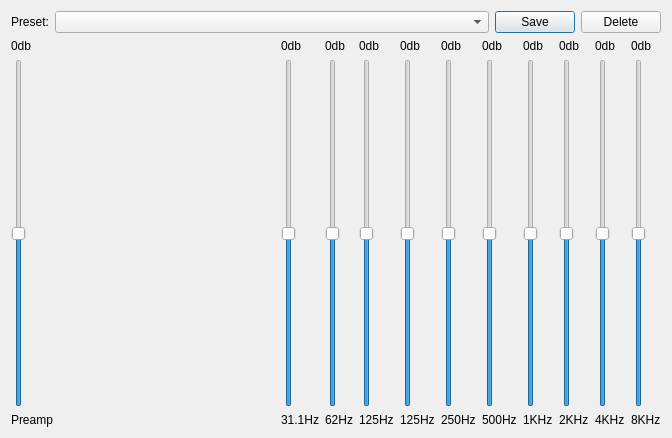
<?xml version="1.0" encoding="UTF-8"?>
<ui version="4.0">
 <class>EqualizerDialog</class>
 <widget class="QDialog" name="EqualizerDialog">
  <property name="geometry">
   <rect>
    <x>0</x>
    <y>0</y>
    <width>672</width>
    <height>438</height>
   </rect>
  </property>
  <property name="windowTitle">
   <string>Equalizer</string>
  </property>
  <layout class="QVBoxLayout" name="verticalLayout_13" stretch="0,1">
   <item>
    <layout class="QHBoxLayout" name="horizontalLayout" stretch="0,1,0,0">
     <item>
      <widget class="QLabel" name="label_23">
       <property name="text">
        <string>Preset:</string>
       </property>
      </widget>
     </item>
     <item>
      <widget class="QComboBox" name="eqPresetComboBox"/>
     </item>
     <item>
      <widget class="QPushButton" name="pushButton">
       <property name="text">
        <string>Save</string>
       </property>
      </widget>
     </item>
     <item>
      <widget class="QPushButton" name="pushButton_2">
       <property name="text">
        <string>Delete</string>
       </property>
      </widget>
     </item>
    </layout>
   </item>
   <item>
    <layout class="QHBoxLayout" name="horizontalLayout_3">
     <item>
      <layout class="QVBoxLayout" name="verticalLayout_12">
       <item>
        <widget class="QLabel" name="band1DbLabel_2">
         <property name="text">
          <string>0db</string>
         </property>
        </widget>
       </item>
       <item>
        <widget class="DoubleSlider" name="preampSlider">
         <property name="minimum">
          <number>-400</number>
         </property>
         <property name="maximum">
          <number>400</number>
         </property>
         <property name="orientation">
          <enum>Qt::Vertical</enum>
         </property>
        </widget>
       </item>
       <item>
        <widget class="QLabel" name="label_7">
         <property name="text">
          <string>Preamp</string>
         </property>
        </widget>
       </item>
      </layout>
     </item>
     <item>
      <layout class="QHBoxLayout" name="horizontalLayout_2">
       <item>
        <layout class="QVBoxLayout" name="verticalLayout">
         <item>
          <widget class="QLabel" name="band1DbLabel">
           <property name="text">
            <string>0db</string>
           </property>
          </widget>
         </item>
         <item>
          <widget class="DoubleSlider" name="band1Slider">
           <property name="minimum">
            <number>-150</number>
           </property>
           <property name="maximum">
            <number>150</number>
           </property>
           <property name="orientation">
            <enum>Qt::Vertical</enum>
           </property>
          </widget>
         </item>
         <item>
          <widget class="QLabel" name="label">
           <property name="text">
            <string>31.1Hz</string>
           </property>
          </widget>
         </item>
        </layout>
       </item>
       <item>
        <layout class="QVBoxLayout" name="verticalLayout_2">
         <item>
          <widget class="QLabel" name="band2DbLabel">
           <property name="text">
            <string>0db</string>
           </property>
          </widget>
         </item>
         <item>
          <widget class="DoubleSlider" name="band2Slider">
           <property name="minimum">
            <number>-150</number>
           </property>
           <property name="maximum">
            <number>150</number>
           </property>
           <property name="orientation">
            <enum>Qt::Vertical</enum>
           </property>
          </widget>
         </item>
         <item>
          <widget class="QLabel" name="label_2">
           <property name="text">
            <string>62Hz</string>
           </property>
          </widget>
         </item>
        </layout>
       </item>
       <item>
        <layout class="QVBoxLayout" name="verticalLayout_3">
         <item>
          <widget class="QLabel" name="band3DbLabel">
           <property name="text">
            <string>0db</string>
           </property>
          </widget>
         </item>
         <item>
          <widget class="DoubleSlider" name="band3Slider">
           <property name="minimum">
            <number>-150</number>
           </property>
           <property name="maximum">
            <number>150</number>
           </property>
           <property name="orientation">
            <enum>Qt::Vertical</enum>
           </property>
          </widget>
         </item>
         <item>
          <widget class="QLabel" name="label_3">
           <property name="text">
            <string>125Hz</string>
           </property>
          </widget>
         </item>
        </layout>
       </item>
       <item>
        <layout class="QVBoxLayout" name="verticalLayout_4">
         <item>
          <widget class="QLabel" name="band4DbLabel">
           <property name="text">
            <string>0db</string>
           </property>
          </widget>
         </item>
         <item>
          <widget class="DoubleSlider" name="band4Slider">
           <property name="minimum">
            <number>-150</number>
           </property>
           <property name="maximum">
            <number>150</number>
           </property>
           <property name="orientation">
            <enum>Qt::Vertical</enum>
           </property>
          </widget>
         </item>
         <item>
          <widget class="QLabel" name="label_4">
           <property name="text">
            <string>125Hz</string>
           </property>
          </widget>
         </item>
        </layout>
       </item>
       <item>
        <layout class="QVBoxLayout" name="verticalLayout_5">
         <item>
          <widget class="QLabel" name="band5DbLabel">
           <property name="text">
            <string>0db</string>
           </property>
          </widget>
         </item>
         <item>
          <widget class="DoubleSlider" name="band5Slider">
           <property name="minimum">
            <number>-150</number>
           </property>
           <property name="maximum">
            <number>150</number>
           </property>
           <property name="orientation">
            <enum>Qt::Vertical</enum>
           </property>
          </widget>
         </item>
         <item>
          <widget class="QLabel" name="label_5">
           <property name="text">
            <string>250Hz</string>
           </property>
          </widget>
         </item>
        </layout>
       </item>
       <item>
        <layout class="QVBoxLayout" name="verticalLayout_6">
         <item>
          <widget class="QLabel" name="band6DbLabel">
           <property name="text">
            <string>0db</string>
           </property>
          </widget>
         </item>
         <item>
          <widget class="DoubleSlider" name="band6Slider">
           <property name="minimum">
            <number>-150</number>
           </property>
           <property name="maximum">
            <number>150</number>
           </property>
           <property name="orientation">
            <enum>Qt::Vertical</enum>
           </property>
           <property name="tickInterval">
            <number>1</number>
           </property>
          </widget>
         </item>
         <item>
          <widget class="QLabel" name="label_6">
           <property name="text">
            <string>500Hz</string>
           </property>
          </widget>
         </item>
        </layout>
       </item>
       <item>
        <layout class="QVBoxLayout" name="verticalLayout_7">
         <item>
          <widget class="QLabel" name="band7DbLabel">
           <property name="text">
            <string>0db</string>
           </property>
          </widget>
         </item>
         <item>
          <widget class="DoubleSlider" name="band7Slider">
           <property name="minimum">
            <number>-150</number>
           </property>
           <property name="maximum">
            <number>150</number>
           </property>
           <property name="orientation">
            <enum>Qt::Vertical</enum>
           </property>
          </widget>
         </item>
         <item>
          <widget class="QLabel" name="label_13">
           <property name="text">
            <string>1KHz</string>
           </property>
          </widget>
         </item>
        </layout>
       </item>
       <item>
        <layout class="QVBoxLayout" name="verticalLayout_8">
         <item>
          <widget class="QLabel" name="band8DbLabel">
           <property name="text">
            <string>0db</string>
           </property>
          </widget>
         </item>
         <item>
          <widget class="DoubleSlider" name="band8Slider">
           <property name="minimum">
            <number>-150</number>
           </property>
           <property name="maximum">
            <number>150</number>
           </property>
           <property name="orientation">
            <enum>Qt::Vertical</enum>
           </property>
          </widget>
         </item>
         <item>
          <widget class="QLabel" name="label_15">
           <property name="text">
            <string>2KHz</string>
           </property>
          </widget>
         </item>
        </layout>
       </item>
       <item>
        <layout class="QVBoxLayout" name="verticalLayout_9">
         <item>
          <widget class="QLabel" name="band9DbLabel">
           <property name="text">
            <string>0db</string>
           </property>
          </widget>
         </item>
         <item>
          <widget class="DoubleSlider" name="band9Slider">
           <property name="minimum">
            <number>-150</number>
           </property>
           <property name="maximum">
            <number>150</number>
           </property>
           <property name="orientation">
            <enum>Qt::Vertical</enum>
           </property>
          </widget>
         </item>
         <item>
          <widget class="QLabel" name="label_17">
           <property name="text">
            <string>4KHz</string>
           </property>
          </widget>
         </item>
        </layout>
       </item>
       <item>
        <layout class="QVBoxLayout" name="verticalLayout_10">
         <item>
          <widget class="QLabel" name="band10DbLabel">
           <property name="text">
            <string>0db</string>
           </property>
          </widget>
         </item>
         <item>
          <widget class="DoubleSlider" name="band10Slider">
           <property name="minimum">
            <number>-150</number>
           </property>
           <property name="maximum">
            <number>150</number>
           </property>
           <property name="orientation">
            <enum>Qt::Vertical</enum>
           </property>
          </widget>
         </item>
         <item>
          <widget class="QLabel" name="label_19">
           <property name="text">
            <string>8KHz</string>
           </property>
          </widget>
         </item>
        </layout>
       </item>
      </layout>
     </item>
    </layout>
   </item>
  </layout>
 </widget>
 <customwidgets>
  <customwidget>
   <class>DoubleSlider</class>
   <extends>QSlider</extends>
   <header>widget/doubleslider.h</header>
  </customwidget>
 </customwidgets>
 <resources/>
 <connections/>
</ui>
